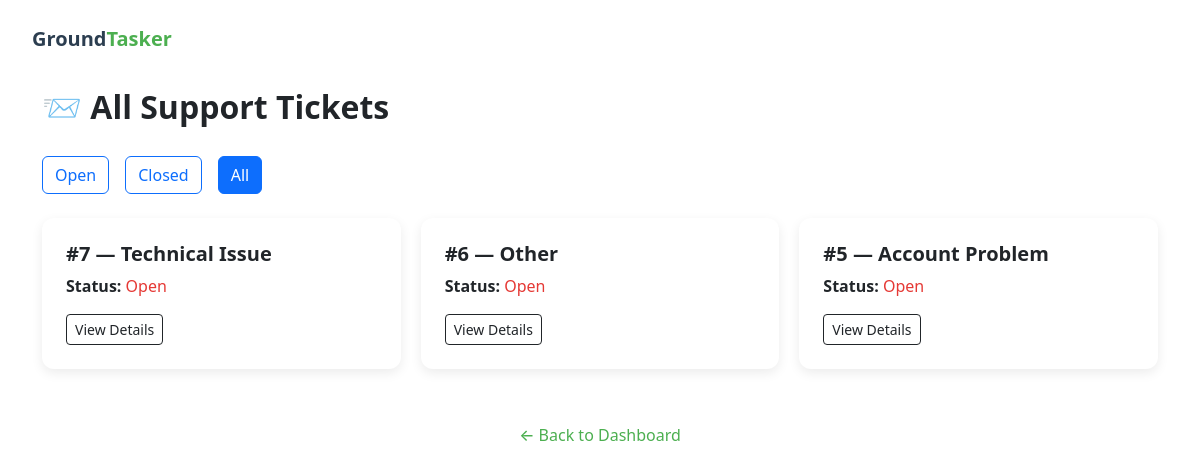
The app's page /admin-dashboard/tickets/ (signed in) with its own data.
### adminpanel/models.py (models this page shows, shortened)
class Ticket(models.Model):
    STATUS_CHOICES = [
        ('open', 'Open'),
        ('closed', 'Closed'),
    ]
    user = models.ForeignKey(User, on_delete=models.CASCADE)
    full_name = models.CharField(max_length=255)
    email = models.EmailField()
    category = models.CharField(max_length=100, default='General Support')
    message = models.TextField()
    attachment = models.FileField(upload_to='support_attachments/', blank=True, null=True)
    status = models.CharField(max_length=10, choices=STATUS_CHOICES, default='open')
    created_at = models.DateTimeField(auto_now_add=True)

### adminpanel/views.py (the view)
# urls.py: path('tickets/', admin_tickets_list, name='admin_tickets'),
@staff_member_required
def admin_tickets_list(request):
    status_filter = request.GET.get("status")
    tickets = Ticket.objects.all().order_by('-created_at')
    if status_filter in ["open", "closed"]:
        tickets = tickets.filter(status=status_filter)
    return render(request, 'admin_tickets.html', {
        'tickets': tickets,
        'current_status': status_filter
    })

### templates/admin_tickets.html (shortened to what this page needs)
{% load static %}
<!DOCTYPE html>
<html lang="en">
<head>
  <link rel="stylesheet" href="{% static 'css/admin.css' %}">
  <link rel="stylesheet" href="https://cdn.jsdelivr.net/npm/bootstrap@5.3.3/dist/css/bootstrap.min.css">
</head>
<body>
<div style="position: absolute; top: 24px; left: 32px;">
  <a href="{% url 'admin_dashboard' %}" style="font-size: 20px; font-weight: 600; text-decoration: none; color: #2c3e50;">
    Ground<span style="color: #4CAF50;">Tasker</span>
  </a>
</div>
  <div class="container py-5">
    <h1 class="admin-title">📨 All Support Tickets</h1>
    <div class="mb-4 d-flex gap-3">
        <a href="{% url 'admin_tickets' %}?status=open" class="btn {% if current_status == 'open' %}btn-primary{% else %}btn-outline-primary{% endif %}">Open</a>
        <a href="{% url 'admin_tickets' %}?status=closed" class="btn {% if current_status == 'closed' %}btn-primary{% else %}btn-outline-primary{% endif %}">Closed</a>
        <a href="{% url 'admin_tickets' %}" class="btn {% if not current_status %}btn-primary{% else %}btn-outline-primary{% endif %}">All</a>
    </div>
    <div class="admin-section">
      {% for ticket in tickets %}
        <div class="admin-card">
          <h5>#{{ ticket.id }} — {{ ticket.category }}</h5>
          <p><strong>Status:</strong>
            {% if ticket.status == "open" %}
              <span style="color: #e53935;">Open</span>
            {% else %}
              <span style="color: #43a047;">Closed</span>
            {% endif %}
          </p>
          <a class="btn btn-sm btn-outline-dark" href="{% url 'admin_ticket_detail' ticket.id %}">View Details</a>
        </div>
      {% endfor %}
    </div>
    <div class="text-center mt-4">
      <a class="back-link" href="{% url 'admin_dashboard' %}">← Back to Dashboard</a>
    </div>
  </div>
</body>
</html>

### static/css/admin.css (style rules this page uses)
body { font-family: 'Poppins', sans-serif; background-color: #f9f9f9; margin: 0; padding: 40px 20px; }
.container { max-width: 1100px; margin: 0 auto; }
.admin-title { font-size: 32px; font-weight: 600; margin-bottom: 30px; }
.admin-section { display: grid; grid-template-columns: repeat(auto-fit, minmax(280px, 1fr)); gap: 20px; margin-top: 20px; }
.admin-card { background: #fff; border-radius: 12px; padding: 24px; box-shadow: 0 4px 12px rgba(0, 0, 0, 0.08); transition: 0.2s ease; cursor: pointer; }
.admin-card h5 { font-weight: 600; margin-bottom: 8px; }
a.back-link { display: inline-block; margin-top: 30px; text-decoration: none; color: #4caf50; font-weight: 500; }
.back-link { color: #4CAF50; font-weight: 500; text-decoration: none; font-size: 16px; transition: 0.2s ease; }
.back-link { display: inline-block; margin-top: 32px; color: #43a047; font-weight: 500; text-decoration: none; }

### records on screen
Ticket: id "7", category "Technical Issue", status "Open"
Ticket: id "6", category "Other", status "Open"
Ticket: id "5", category "Account Problem", status "Open"
